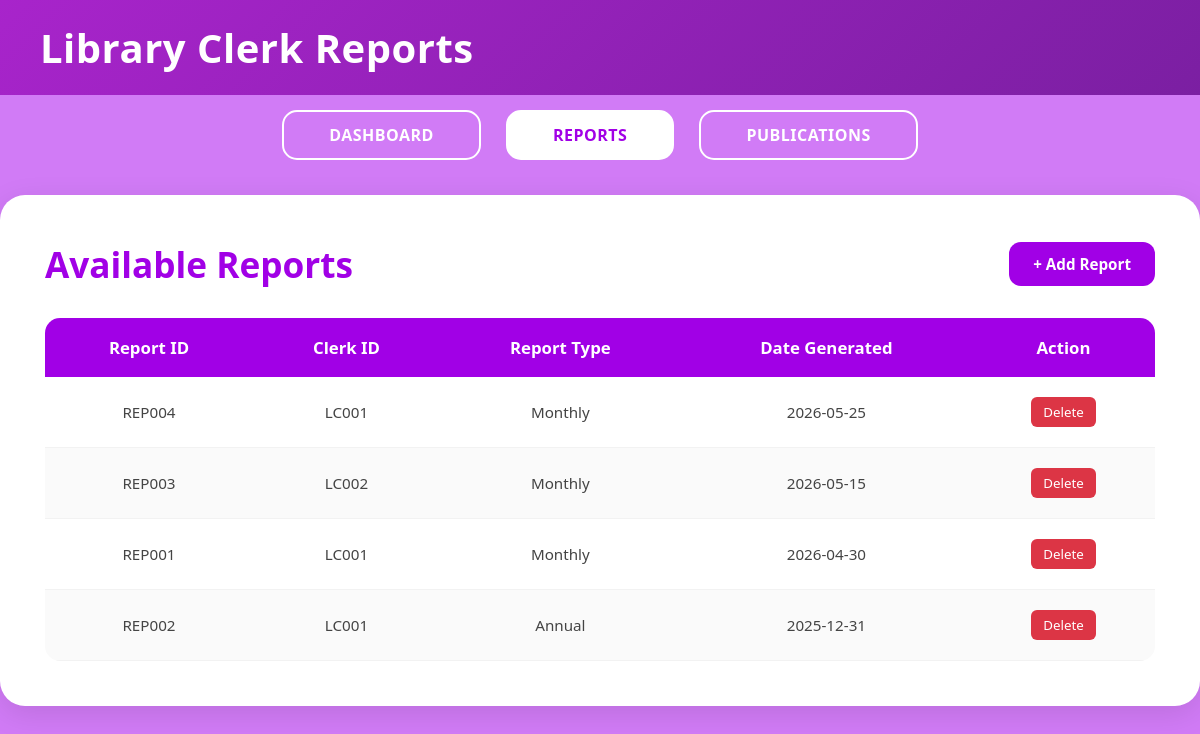
The page /php/reports.php on the database its author committed.
### tables this page shows
CREATE TABLE `reports` (
  `report_id` varchar(30) NOT NULL,
  `libclerk_id` varchar(30) NOT NULL,
  `report_type` varchar(50) NOT NULL CHECK (`report_type` in ('Monthly','Annual')),
  `date_generated` date NOT NULL
);

### php/reports.php (the view, shortened to what this page needs)
<?php
require_once '../db.php';
$reports = $pdo->query("SELECT * FROM reports ORDER BY date_generated DESC")
               ->fetchAll(PDO::FETCH_ASSOC);
?>
<!DOCTYPE html>
<html lang="en">
<head>
    <link rel="stylesheet" href="../css/reports.css">
</head>
<body>
<header class="topbar">
    <div class="logo-section">
        <h1>Library Clerk Reports</h1>
    </div>
</header>
<div class="dashboard-wrapper">
    <div class="top-navbar">
        <a href="/QueryShelf/php/clerk_dashboard.php" class="nav-btn">DASHBOARD</a>
        <a href="/QueryShelf/php/reports.php" class="nav-btn active">REPORTS</a>
        <a href="/QueryShelf/php/clerk_publication.php" class="nav-btn">PUBLICATIONS</a>
    </div>
    <div class="main-card">
        <div class="card-header-row">
            <h1 class="page-title">Available Reports</h1>
            <button class="add-btn" id="openModalBtn">+ Add Report</button>
        </div>
        <div class="table-responsive">
            <table class="dashboard-table">
                <thead>
                    <tr>
                        <th>Report ID</th>
                        <th>Clerk ID</th>
                        <th>Report Type</th>
                        <th>Date Generated</th>
                        <th>Action</th>
                    </tr>
                </thead>
                <tbody>
                    <?php foreach ($reports as $r): ?>
                        <tr>
                            <td><?= htmlspecialchars($r['report_id']) ?></td>
                            <td><?= htmlspecialchars($r['libclerk_id']) ?></td>
                            <td><?= htmlspecialchars($r['report_type']) ?></td>
                            <td><?= htmlspecialchars($r['date_generated']) ?></td>
                            <td>
                                <form method="POST" onsubmit="return confirm('Delete this report?');">
                                    <button type="submit" name="delete_report"
                                            style="background:#dc3545;color:white;border:none;
                                                   padding:6px 12px;border-radius:6px;cursor:pointer;">
                                        Delete
                                    </button>
                                </form>
                            </td>
                        </tr>
                    <?php endforeach; ?>
                </tbody>
            </table>
        </div>
    </div>
</div>
</body>
</html>

### css/reports.css (style rules this page uses)
* { margin: 0; padding: 0; box-sizing: border-box; font-family: 'Segoe UI', Tahoma, Geneva, Verdana, sans-serif; }
body { background-color: #d17bf6; min-height: 100vh; }
.dashboard-wrapper { max-width: 1400px; margin: 0 auto; }
.top-navbar { display: flex; justify-content: center; gap: 25px; margin-bottom: 35px; }
.nav-btn { text-decoration: none; color: #ffffff; border: 2px solid #ffffff; padding: 12px 45px; border-radius: 15px; font-weight: 600; font-size: 1rem; letter-spacing: 0.5px; transition: all 0.2s ease-in-out; }
.nav-btn.active, .nav-btn:hover { background-color: #ffffff; color: #a100e6; }
.main-card { background-color: #ffffff; border-radius: 25px; padding: 45px; box-shadow: 0 8px 30px rgba(0, 0, 0, 0.1); }
.card-header-row { display: flex; justify-content: space-between; align-items: center; margin-bottom: 30px; }
.page-title { color: #a100e6; font-size: 2.2rem; font-weight: 600; }
.add-btn { background-color: #a100e6; color: #ffffff; border: none; padding: 12px 24px; font-size: 0.95rem; font-weight: 600; border-radius: 12px; cursor: pointer; transition: background 0.2s; }
.table-responsive { overflow-x: auto; border-radius: 15px; }
.dashboard-table { width: 100%; border-collapse: collapse; background-color: #ffffff; }
.dashboard-table th { background-color: #a100e6; color: #ffffff; font-weight: 600; font-size: 1.05rem; padding: 18px 25px; text-align: center; }
.dashboard-table td { padding: 20px 25px; text-align: center; color: #444444; font-size: 0.95rem; border-bottom: 1px solid #f2f2f2; }
.dashboard-table tbody tr:nth-child(even) { background-color: #fafafa; }
.topbar { background: linear-gradient(135deg, #a824cb 0%, #7b1fa2 100%); color: white; margin-bottom: 15px; padding: 20px 40px; display: flex; justify-content: space-between; align-items: center; gap: 20px; }
.logo-section h1 { margin: 0; font-size: 40px; font-weight: 700; letter-spacing: 0.5px; }

### rows shown on the page
reports: report_id "REP004", libclerk "LC001", report_type "Monthly", date_generated "2026-05-25"
reports: report_id "REP003", libclerk "LC002", report_type "Monthly", date_generated "2026-05-15"
reports: report_id "REP001", libclerk "LC001", report_type "Monthly", date_generated "2026-04-30"
reports: report_id "REP002", libclerk "LC001", report_type "Annual", date_generated "2025-12-31"
